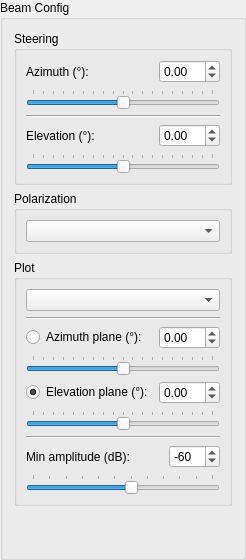
                  <widget class="QGroupBox" name="gb_plotconfig">
                   <property name="sizePolicy">
                    <sizepolicy hsizetype="Expanding" vsizetype="Preferred">
                     <horstretch>0</horstretch>
                     <verstretch>0</verstretch>
                    </sizepolicy>
                   </property>
                   <property name="sizeIncrement">
                    <size>
                     <width>0</width>
                     <height>0</height>
                    </size>
                   </property>
                   <property name="title">
                    <string>Beam Config</string>
                   </property>
                   <layout class="QVBoxLayout" name="plotConfigLayout">
                    <item>
                     <widget class="QGroupBox" name="gb_steering">
                      <property name="sizePolicy">
                       <sizepolicy hsizetype="Expanding" vsizetype="Preferred">
                        <horstretch>0</horstretch>
                        <verstretch>0</verstretch>
                       </sizepolicy>
                      </property>
                      <property name="title">
                       <string>Steering</string>
                      </property>
                      <property name="flat">
                       <bool>false</bool>
                      </property>
                      <layout class="QVBoxLayout" name="verticalLayout_14">
                       <item>
                        <layout class="QHBoxLayout" name="horizontalLayout_18">
                         <item>
                          <widget class="QLabel" name="label_angleaz">
                           <property name="text">
                            <string>Azimuth (°):</string>
                           </property>
                          </widget>
                         </item>
                         <item>
                          <spacer name="horizontalSpacer_19">
                           <property name="orientation">
                            <enum>Qt::Horizontal</enum>
                           </property>
                           <property name="sizeHint" stdset="0">
                            <size>
                             <width>50</width>
                             <height>0</height>
                            </size>
                           </property>
                          </spacer>
                         </item>
                         <item>
                          <widget class="QDoubleSpinBox" name="dsb_angleaz">
                           <property name="minimumSize">
                            <size>
                             <width>0</width>
                             <height>20</height>
                            </size>
                           </property>
                           <property name="minimum">
                            <double>-90.000000000000000</double>
                           </property>
                           <property name="maximum">
                            <double>90.000000000000000</double>
                           </property>
                          </widget>
                         </item>
                        </layout>
                       </item>
                       <item>
                        <widget class="QSlider" name="hs_angleaz">
                         <property name="sizePolicy">
                          <sizepolicy hsizetype="Expanding" vsizetype="Fixed">
                           <horstretch>0</horstretch>
                           <verstretch>0</verstretch>
                          </sizepolicy>
                         </property>
                         <property name="minimum">
                          <number>-900</number>
                         </property>
                         <property name="maximum">
                          <number>900</number>
                         </property>
                         <property name="singleStep">
                          <number>10</number>
                         </property>
                         <property name="orientation">
                          <enum>Qt::Horizontal</enum>
                         </property>
                         <property name="tickPosition">
                          <enum>QSlider::TicksAbove</enum>
                         </property>
                         <property name="tickInterval">
                          <number>100</number>
                         </property>
                        </widget>
                       </item>
                       <item>
                        <widget class="Line" name="line_2">
                         <property name="orientation">
                          <enum>Qt::Horizontal</enum>
                         </property>
                        </widget>
                       </item>
                       <item>
                        <layout class="QHBoxLayout" name="horizontalLayout_24">
                         <item>
                          <widget class="QLabel" name="label_angleel">
                           <property name="text">
                            <string>Elevation (°):</string>
                           </property>
                          </widget>
                         </item>
                         <item>
                          <spacer name="horizontalSpacer_20">
                           <property name="orientation">
                            <enum>Qt::Horizontal</enum>
                           </property>
                           <property name="sizeHint" stdset="0">
                            <size>
                             <width>0</width>
                             <height>0</height>
                            </size>
                           </property>
                          </spacer>
                         </item>
                         <item>
                          <widget class="QDoubleSpinBox" name="dsb_angleel">
                           <property name="minimumSize">
                            <size>
                             <width>0</width>
                             <height>20</height>
                            </size>
                           </property>
                           <property name="minimum">
                            <double>-90.000000000000000</double>
                           </property>
                           <property name="maximum">
                            <double>90.000000000000000</double>
                           </property>
                          </widget>
                         </item>
                        </layout>
                       </item>
                       <item>
                        <widget class="QSlider" name="hs_angleel">
                         <property name="sizePolicy">
                          <sizepolicy hsizetype="Expanding" vsizetype="Fixed">
                           <horstretch>0</horstretch>
                           <verstretch>0</verstretch>
                          </sizepolicy>
                         </property>
                         <property name="minimum">
                          <number>-900</number>
                         </property>
                         <property name="maximum">
                          <number>900</number>
                         </property>
                         <property name="singleStep">
                          <number>10</number>
                         </property>
                         <property name="orientation">
                          <enum>Qt::Horizontal</enum>
                         </property>
                         <property name="tickPosition">
                          <enum>QSlider::TicksAbove</enum>
                         </property>
                         <property name="tickInterval">
                          <number>100</number>
                         </property>
                        </widget>
                       </item>
                      </layout>
                     </widget>
                    </item>
                    <item>
                     <widget class="QGroupBox" name="polarGroupBox">
                      <property name="title">
                       <string>Polarization</string>
                      </property>
                      <layout class="QGridLayout" name="gridLayout_2">
                       <item row="0" column="0">
                        <widget class="QComboBox" name="polardirection"/>
                       </item>
                      </layout>
                     </widget>
                    </item>
                    <item>
                     <widget class="QGroupBox" name="gb_plot">
                      <property name="sizePolicy">
                       <sizepolicy hsizetype="Expanding" vsizetype="Preferred">
                        <horstretch>0</horstretch>
                        <verstretch>0</verstretch>
                       </sizepolicy>
                      </property>
                      <property name="title">
                       <string>Plot</string>
                      </property>
                      <property name="flat">
                       <bool>false</bool>
                      </property>
                      <layout class="QVBoxLayout" name="verticalLayout_15">
                       <item>
                        <widget class="QComboBox" name="cb_plottype">
                         <property name="sizePolicy">
                          <sizepolicy hsizetype="Expanding" vsizetype="Fixed">
                           <horstretch>0</horstretch>
                           <verstretch>0</verstretch>
                          </sizepolicy>
                         </property>
                        </widget>
                       </item>
                       <item>
                        <widget class="Line" name="line">
                         <property name="orientation">
                          <enum>Qt::Horizontal</enum>
                         </property>
                        </widget>
                       </item>
                       <item>
                        <layout class="QHBoxLayout" name="horizontalLayout_25">
                         <item>
                          <widget class="QRadioButton" name="rb_azimuth">
                           <property name="text">
                            <string>Azimuth plane (°):</string>
                           </property>
                           <property name="checked">
                            <bool>false</bool>
                           </property>
                          </widget>
                         </item>
                         <item>
                          <spacer name="horizontalSpacer_21">
                           <property name="orientation">
                            <enum>Qt::Horizontal</enum>
                           </property>
                           <property name="sizeHint" stdset="0">
                            <size>
                             <width>0</width>
                             <height>0</height>
                            </size>
                           </property>
                          </spacer>
                         </item>
                         <item>
                          <widget class="QDoubleSpinBox" name="rbsb_azimuth">
                           <property name="minimumSize">
                            <size>
                             <width>0</width>
                             <height>20</height>
                            </size>
                           </property>
                           <property name="minimum">
                            <double>-90.000000000000000</double>
                           </property>
                           <property name="maximum">
                            <double>90.000000000000000</double>
                           </property>
                          </widget>
                         </item>
                        </layout>
                       </item>
                       <item>
                        <widget class="QSlider" name="rbhs_azimuth">
                         <property name="minimum">
                          <number>-900</number>
                         </property>
                         <property name="maximum">
                          <number>900</number>
                         </property>
                         <property name="singleStep">
                          <number>10</number>
                         </property>
                         <property name="orientation">
                          <enum>Qt::Horizontal</enum>
                         </property>
                         <property name="tickPosition">
                          <enum>QSlider::TicksAbove</enum>
                         </property>
                         <property name="tickInterval">
                          <number>100</number>
                         </property>
                        </widget>
                       </item>
                       <item>
                        <layout class="QHBoxLayout" name="horizontalLayout_26">
                         <item>
                          <widget class="QRadioButton" name="rb_elevation">
                           <property name="text">
                            <string>Elevation plane (°):</string>
                           </property>
                           <property name="checked">
                            <bool>true</bool>
                           </property>
                          </widget>
                         </item>
                         <item>
                          <spacer name="horizontalSpacer_22">
                           <property name="orientation">
                            <enum>Qt::Horizontal</enum>
                           </property>
                           <property name="sizeHint" stdset="0">
                            <size>
                             <width>0</width>
                             <height>0</height>
                            </size>
                           </property>
                          </spacer>
                         </item>
                         <item>
                          <widget class="QDoubleSpinBox" name="rbsb_elevation">
                           <property name="enabled">
                            <bool>true</bool>
                           </property>
                           <property name="minimumSize">
                            <size>
                             <width>0</width>
                             <height>20</height>
                            </size>
                           </property>
                           <property name="minimum">
                            <double>-90.000000000000000</double>
                           </property>
                           <property name="maximum">
                            <double>90.000000000000000</double>
                           </property>
                          </widget>
                         </item>
                        </layout>
                       </item>
                       <item>
                        <widget class="QSlider" name="rbhs_elevation">
                         <property name="enabled">
                          <bool>true</bool>
                         </property>
                         <property name="minimum">
                          <number>-900</number>
                         </property>
                         <property name="maximum">
                          <number>900</number>
                         </property>
                         <property name="singleStep">
                          <number>10</number>
                         </property>
                         <property name="orientation">
                          <enum>Qt::Horizontal</enum>
                         </property>
                         <property name="tickPosition">
                          <enum>QSlider::TicksAbove</enum>
                         </property>
                         <property name="tickInterval">
                          <number>100</number>
                         </property>
                        </widget>
                       </item>
                       <item>
                        <widget class="Line" name="line_polar">
                         <property name="orientation">
                          <enum>Qt::Horizontal</enum>
                         </property>
                        </widget>
                       </item>
                       <item>
                        <layout class="QHBoxLayout" name="horizontalLayout_27">
                         <item>
                          <widget class="QLabel" name="label_polarMinAmp">
                           <property name="frameShape">
                            <enum>QFrame::NoFrame</enum>
                           </property>
                           <property name="text">
                            <string>Min amplitude (dB): </string>
                           </property>
                          </widget>
                         </item>
                         <item>
                          <spacer name="horizontalSpacer_23">
                           <property name="orientation">
                            <enum>Qt::Horizontal</enum>
                           </property>
                           <property name="sizeHint" stdset="0">
                            <size>
                             <width>0</width>
                             <height>0</height>
                            </size>
                           </property>
                          </spacer>
                         </item>
                         <item>
                          <widget class="QSpinBox" name="spinBox_polarMinAmp">
                           <property name="sizePolicy">
                            <sizepolicy hsizetype="Minimum" vsizetype="Fixed">
                             <horstretch>0</horstretch>
                             <verstretch>0</verstretch>
                            </sizepolicy>
                           </property>
                           <property name="minimumSize">
                            <size>
                             <width>0</width>
                             <height>20</height>
                            </size>
                           </property>
                           <property name="minimum">
                            <number>-120</number>
                           </property>
                           <property name="maximum">
                            <number>-10</number>
                           </property>
                           <property name="value">
                            <number>-60</number>
                           </property>
                          </widget>
                         </item>
                        </layout>
                       </item>
                       <item>
                        <widget class="QSlider" name="horizontalSlider_polarMinAmp">
                         <property name="minimum">
                          <number>-120</number>
                         </property>
                         <property name="maximum">
                          <number>-10</number>
                         </property>
                         <property name="value">
                          <number>-60</number>
                         </property>
                         <property name="orientation">
                          <enum>Qt::Horizontal</enum>
                         </property>
                         <property name="tickPosition">
                          <enum>QSlider::TicksAbove</enum>
                         </property>
                        </widget>
                       </item>
                      </layout>
                     </widget>
                    </item>
                    <item>
                     <spacer name="verticalSpacer_4">
                      <property name="orientation">
                       <enum>Qt::Vertical</enum>
                      </property>
                      <property name="sizeHint" stdset="0">
                       <size>
                        <width>20</width>
                        <height>40</height>
                       </size>
                      </property>
                     </spacer>
                    </item>
                   </layout>
                  </widget>
